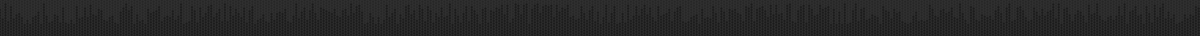
Frame 1 (no input)
Frame 60 (the mouse pressed at the canvas centre just before this capture): identical to frame 1, image omitted
Frame 120 (the mouse held since frame 60 and released just before this capture): identical to frame 1, image omitted

The Processing sketch that drew this single still picture (run headless with seeded random() and noise(); from frame 60 on, the mouse is pressed at the canvas centre):

// Processing sketch: header
// ── header.pde

float xPos;
float yPos;
boolean drawed=false;
int hexSize = 4;
int space = (hexSize*2);


void setup()
{
  size(3500, 105);
  background(51);
  smooth(); 
  xPos = 0;
  yPos = height;



  fill(40);
  noStroke();
  backgrHex();
}

void draw() {
  if (drawed==false) {
    fill(30);
    noStroke();
    createHex();
    drawed=true;
    //println("widthXheight"+width+"X"+height);
    //println("number of hexes per width:::"+width/hexSize);
    //println("number of hexes per height:::"+height/hexSize);
  }
  else {
  }
}

void keyPressed() {
  switch (key) {
  case 'r':
    reset(); 
    break;
  }
}

void reset() {
  if (drawed) {
    fill(30);
    noStroke();
    createHex();
    drawed=true;
    //println("widthXheight"+width+"X"+height);
    //println("number of hexes per width:::"+width/hexSize);
    //println("number of hexes per height:::"+height/hexSize);
  }
  else {
  }
}

void createHex() {
  float myHeight;

  for (int i = 0; i<(width/hexSize); i++) {

    myHeight = int(random(5, 13));

    for (int j = 0; j<myHeight; j++) {

      float hexX=(hexSize*2)*i;
      float hexY;
      if (i%2==1) { 
        hexY=(hexSize*2)*j;
      }
      else {
        hexY=(hexSize*2)*j+hexSize;
      }

      hexY=(height)-hexY;

      polygon(6, hexX, hexY, hexSize);
    }
  }
}

void backgrHex() {
  float myHeight;

  for (int i = 0; i<(width/hexSize); i++) {

    myHeight = int(20);

    for (int j = 0; j<myHeight; j++) {

      float hexX=(hexSize*2)*i; //diameter * i 
      float hexY;
      if (i%2==1) { 
        hexY=(hexSize*2)*j;
      }
      else {
        hexY=(hexSize*2)*j+hexSize;
      }

      hexY=(height)-hexY;

      polygon(6, hexX, hexY, hexSize);
    }
  }
}


void polygon(int n, float cx, float cy, float r)
{
  float angle = 360.0 / n;

  beginShape();
  for (int i = 0; i < n; i++)
  {
    vertex(cx + r * cos(radians(angle * i)), 
    cy + r * sin(radians(angle * i)));
  }
  endShape(CLOSE);
}
